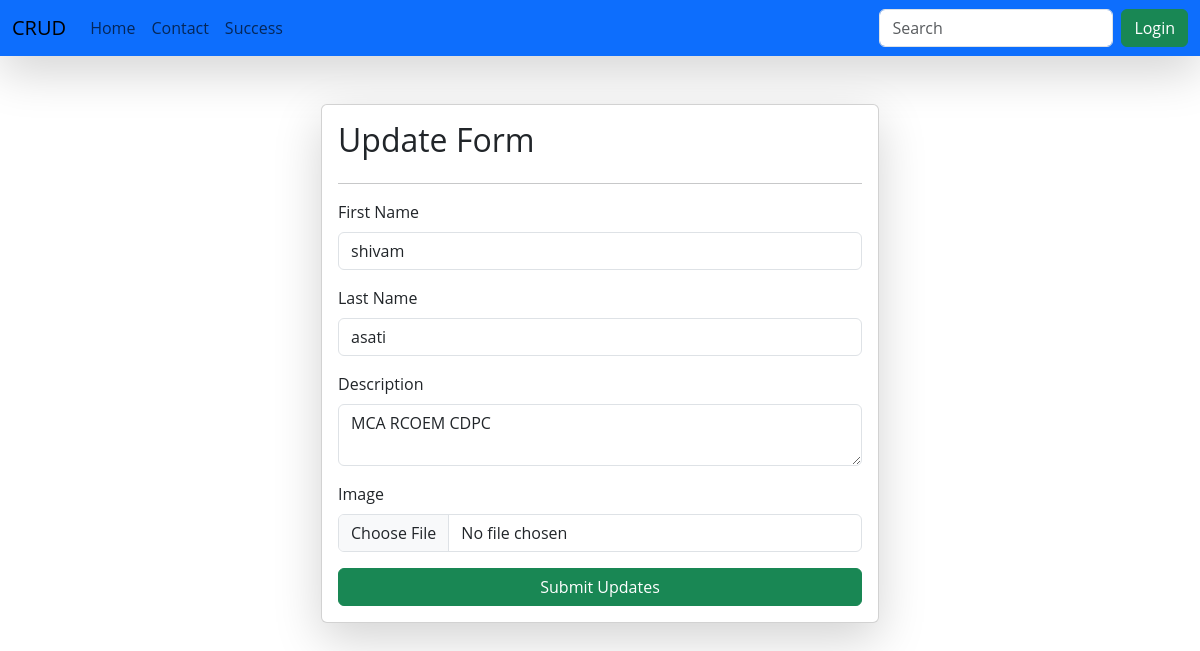
The app's page /update-resume/19/ with its own data.
### resume/models.py (models this page shows)
class Resume(models.Model):
    user = models.ForeignKey(User, on_delete= models.SET_NULL, null = True, blank = True)
    f_name = models.CharField(max_length=25)
    l_name = models.CharField(max_length=25)
    desc = models.TextField()
    image = models.ImageField(upload_to='images')

### resume/views.py (the view, shortened to what this page needs)
# urls.py: path('update-resume/<id>/', update_resume, name='update_resume'),
def update_resume(request,id):
    queryset = Resume.objects.get(id = id)
    context = {'resume': queryset}
    return render(request, 'update.html',context)

### resume/templates/update.html (shortened to what this page needs)
{% extends "base.html" %}
{% block start %}
<div class="container mt-5">
    <form class="col-6 mx-auto card shadow-lg p-3" method="post" enctype="multipart/form-data">
        <h2>Update Form </h2>
        <hr>
        <div class="mb-3">
            <label for="exampleInputEmail1" class="form-label"> First Name </label>
            <input type="text" value = "{{resume.f_name}}" class="form-control" name="f_name" required>
        </div>
        <div class="mb-3">
            <label for="exampleInputEmail1" class="form-label"> Last Name </label>
            <input type="text" value = {{resume.l_name}} class="form-control" name="l_name" required>
        </div>
        <div class="mb-3">
            <label for="exampleInputPassword1" class="form-label"> Description </label>
            <textarea type="textarea" class="form-control" name="desc" required>{{resume.desc}}</textarea>
        </div>
        <div class="mb-3">
            <label class="form-label" for="exampleCheck1"> Image </label>
            <input type="file" class="form-control" name="image">
        </div>
        <button type="submit" class="btn btn-primary btn-success">Submit Updates </button>
    </form>
</div>
{% endblock %}

### home/templates/base.html (style rules this page uses)
* { font-family: "Open Sans", sans-serif; font-optical-sizing: auto; font-variation-settings: "wdth" 100; }

### records on screen
Resume: f_name "shivam", l_name "asati", desc "MCA RCOEM CDPC"
